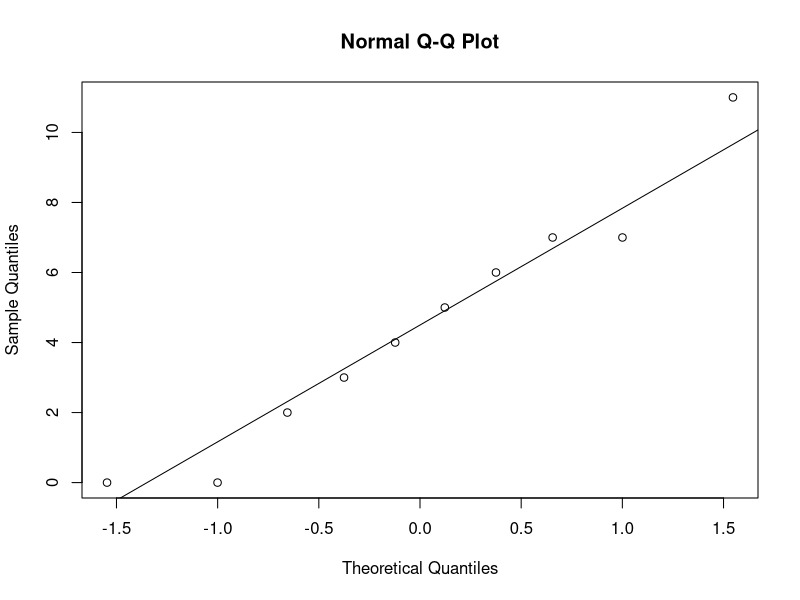
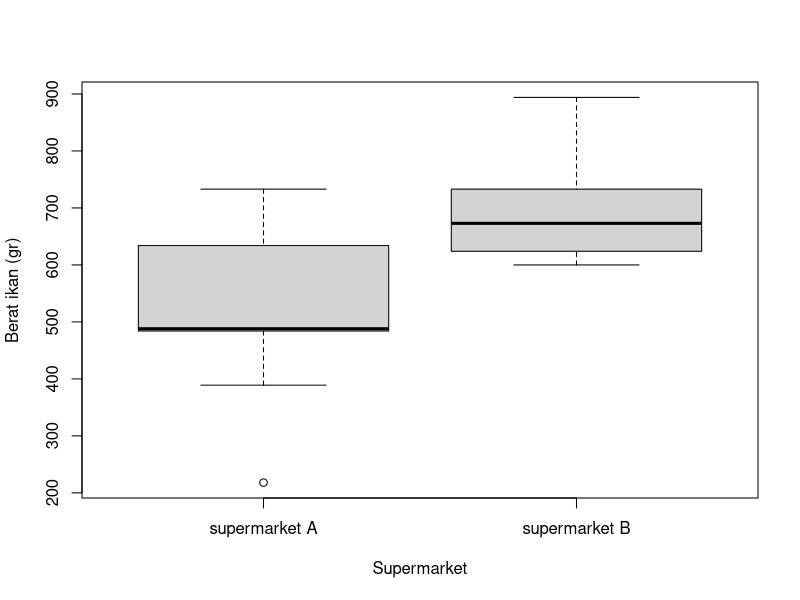
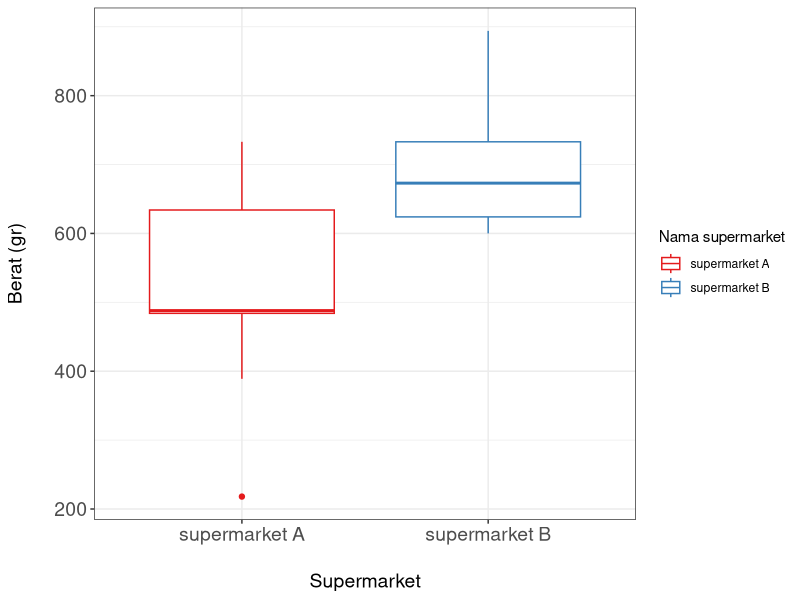
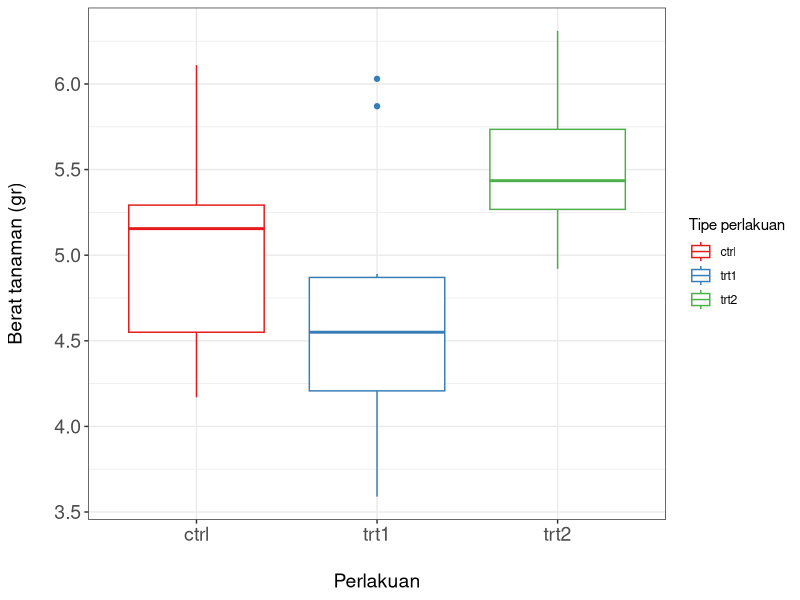
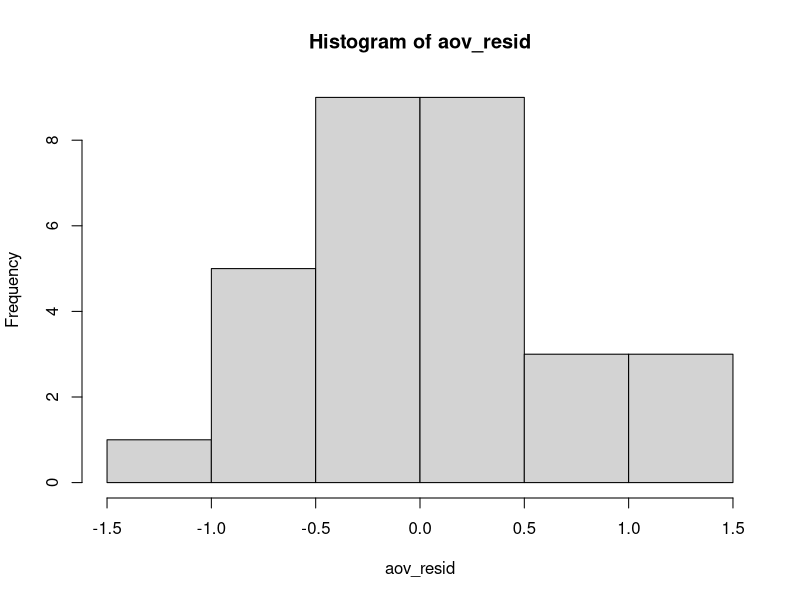
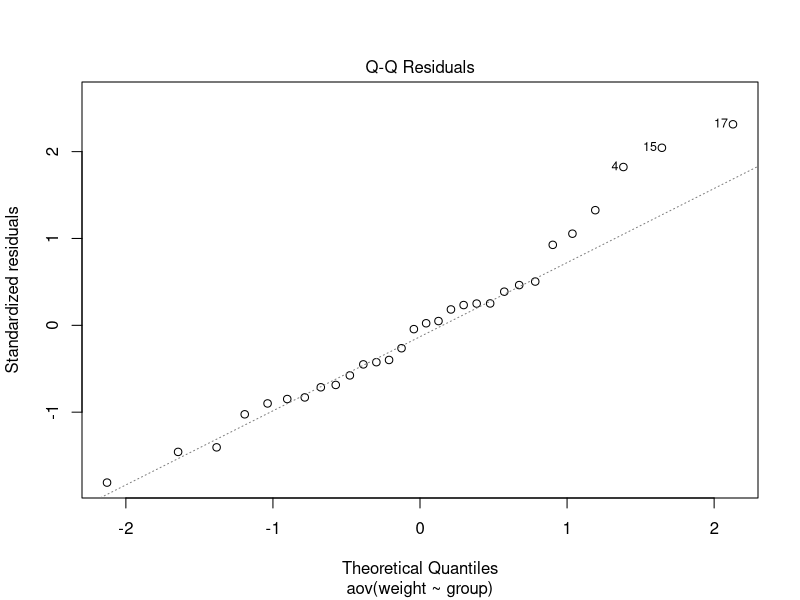
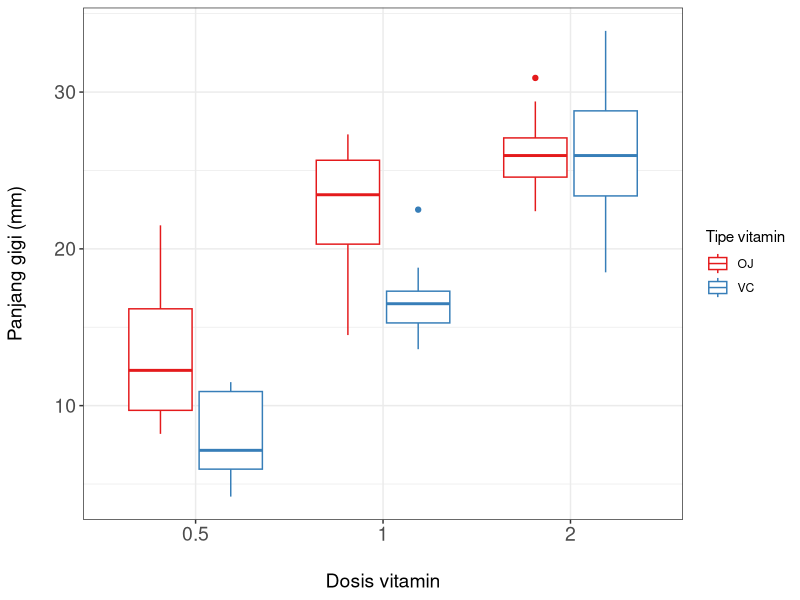

These charts were generated, in order, by the following R code:
#kalau belum, install dulu package berikut ini:
#install.packages("ggplot2")
#install.packages("RColorBrewer")

library(ggplot2)
library(RColorBrewer)

## Classical test



#Misalkan, kita ingin tahu apakah banyak mobil (rata-rata) yang masuk 
#pom bensin A pada jam 11 siang, berbeda dengan jumlah yang masuk pada pukul 7 pagi. 
#Kita tahu, pada pukul 7 pagi, rata-ratanya adalah 15 mobil.

#jumlah mobil yg masuk diukur selama 10 hari
jam11<-c(3, 7, 11, 0, 7, 0, 4, 5, 6, 2)
#cek tipe data
class(jam11)
#cek distribusi data
qqnorm(jam11)
qqline(jam11)
shapiro.test(jam11)

## t-test

t.test(jam11, mu=15)
#mu adalah nilai rata-rata di jam 7 pagi

t.test(jam11, mu=5)
#mu adalah nilai rata-rata di jam 7 pagi

#Bagaimana kalau kita ingin membandingkan dua nilai rata-rata?
#Misalkan, kita ingin tahu apakah berat rata-rata ikan mas di supermarket A 
#berbeda dengan yg ditemukan di supermarket B?
  
# Data bernilai numerik

supA <- c(389, 612, 733, 218, 634, 646, 484, 488, 485)
supB <- c(678, 600, 634, 760, 894, 733, 673, 613, 624) 

# Siapkan dataframe
my_data <- data.frame( 
  group = rep(c("supermarket A", "supermarket B"), each = 9),
  weight = c(supA,  supB)
)

#print 
print (my_data)

# t-test

t.res<-t.test(supA, supB, var.equal = T)
t.res

#atau

t.res <-t.test(weight~group, data= my_data, var.equal = T)
t.res

#Visualisasi?

#base plot
boxplot(weight~group, data=my_data, 
        ylab="Berat ikan (gr)",
        xlab="Supermarket")

#ggplot
ggplot(my_data, aes(x=group, y=weight, color=group))+
  geom_boxplot()+
  ylab("Berat (gr)")+
  xlab("Supermarket")+
  theme_bw()+
  theme(axis.text=element_text(size=14),
        axis.title=element_text(size=14),
        plot.title=element_text(size=14),
        axis.title.y = element_text(margin = margin(t = 0, r = 20, b = 0, l = 0)),
        axis.title.x = element_text(margin = margin(t = 20, r = 20, b = 0, l = 0)))+
  guides(color=guide_legend(title="Nama supermarket"))+
  scale_color_brewer(palette="Set1")

## anova

#Kita akan menggunakan contoh dataset yang ada di dalam R, 
#'PlantGrowth', yakni data berat tanaman dalam eksperimen dengan jenis perlakuan "control", 
#"treatment1", dan "treatment2". Apakah ada perbedaan dari berat tanaman dengan perlakukan 
#berbeda ini?
  
my_data<-PlantGrowth
print(my_data)

res.aov<-aov(weight~group, data=my_data)
summary(res.aov)

#Kita bisa melihat perbedaan antar kelompok/group dengan Tukey Honest Significant Differences 
#(multiple pairwise-comparison test).

TukeyHSD(res.aov)

# visualisasi

ggplot(my_data, aes(x=group, y=weight, color=group))+
  geom_boxplot()+
  ylab("Berat tanaman (gr)")+
  xlab("Perlakuan")+
  theme_bw()+
  theme(axis.text=element_text(size=14),
        axis.title=element_text(size=14),
        plot.title=element_text(size=14),
        axis.title.y = element_text(margin = margin(t = 0, r = 20, b = 0, l = 0)),
        axis.title.x = element_text(margin = margin(t = 20, r = 20, b = 0, l = 0)))+
  guides(color=guide_legend(title="Tipe perlakuan"))+
  scale_color_brewer(palette="Set1")

#Untuk anova, distribusi data dicek setelah model dijalankan. 
#Dan ini diterapkan pada 'residual', atau sisa 'pola' yang masih ada setelah model dibuat. 
#Apabila masih ada pola, artinya distribusi data residual tidak acak, yang artinya kita masih 
#harus menjelaskan lebih lanjut hasil permodelan yang dilakukan (mencari variabel penjelas lain 
#misalnya).

#ekstra residual
aov_resid<-resid(res.aov)
#run shapiro-wilk test
shapiro.test(x=aov_resid)

#cek residual dengan histogram
hist(aov_resid)

plot(res.aov, 2)

#Bagaimana kalau kita punya dua faktor yang bisa mempengaruhi data yang kita ukur? 
#Misalkan, kita memakai contoh data R bernama ToothGrowth. Data ini dipakai untuk 
#melihat efek vitamin C pada pertumbuhan gigi hamster. Vitamin C yang dipakai terdiri 
#atas tiga dosis berbeda (0.5, 1, dan 2 mg/hari) dan memakai dua metode berbeda, yakni 
#dengan diberikan jus jeruk (C) atau langsung dalam bentuk asam ascorbic (VC).

my_data<- ToothGrowth
head(my_data, 6)

#Two way anova dengan interaksi
res.aov3<-aov(len ~ supp + dose + supp:dose, data=my_data)
summary(res.aov3)

#Two way anova tanpa interaksi
res.aov2<-aov(len ~ supp + dose, data=my_data)
summary(res.aov2)

#Pairwise t-test: untuk melihat perbandingan 'berpasangan' antar level group, 
#tapi dengan koreksi adanya multiple testing.

pairwise.t.test(my_data$len, my_data$dose,
                p.adjust.method = "BH")
#Visualisasi

ggplot(my_data, aes(x=as.factor(dose), y=len, color=supp))+
  geom_boxplot()+
  ylab("Panjang gigi (mm)")+
  xlab("Dosis vitamin")+
  theme_bw()+
  theme(axis.text=element_text(size=14),
        axis.title=element_text(size=14),
        plot.title=element_text(size=14),
        axis.title.y = element_text(margin = margin(t = 0, r = 20, b = 0, l = 0)),
        axis.title.x = element_text(margin = margin(t = 20, r = 20, b = 0, l = 0)))+
  guides(color=guide_legend(title="Tipe vitamin"))+
  scale_color_brewer(palette="Set1")

## Non-parametrik?

#t-test -> wilcoxon signed rank test

supA <- c(389, 612, 733, 218, 634, 646, 484, 488, 485)
supB <- c(678, 600, 634, 760, 894, 733, 673, 613, 624) 

# Siapkan dataframe
my_data <- data.frame( 
  group = rep(c("supermarket A", "supermarket B"), each = 9),
  weight = c(supA,  supB)
)
## Non-parametrik: t-test vs wilcox test
#parametrik
t.test(weight~group, data=my_data)
## Non-parametrik: t-test vs wilcox test
#non-parametrik
wilcox.test(weight~group, data=my_data)


## Non-parametrik: anova vs kruskal wallis test
#parametrik
my_data<-PlantGrowth
res.aov<-aov(weight~group, data=my_data)
summary(res.aov)

## Non-parametrik: anova vs kruskal wallis test
#non-parametrik: Kruskal Wallis test
kruskal.test(weight~group, data=my_data)
